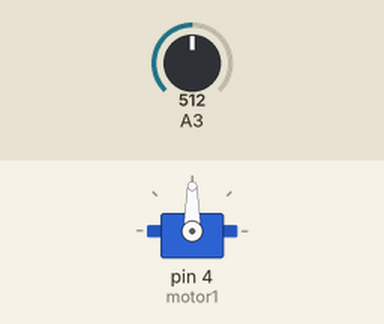
This sketch was run on a simulated Arduino Uno, built with avr-gcc and run on an emulated ATmega328P. Shown: servo. Inputs (shaded band) come from the test bench; at power-on: A3 = 512.

Above: at 1.2 s.
1.3 s: A3 set to 716
At 2.1 s:
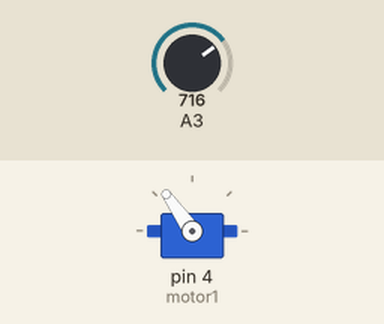
2.8 s: A3 set to 900
At 3.3 s:
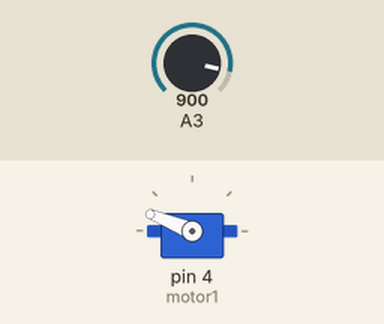
4.3 s: A3 set to 1023
At 5.5 s:
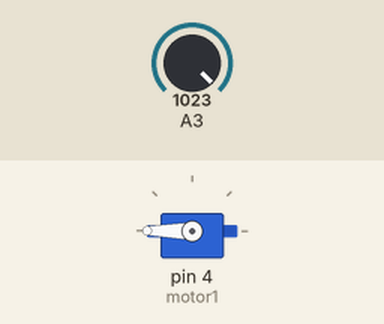
5.8 s: A3 set to 306
At 6.8 s:
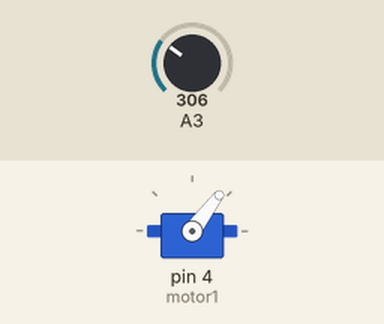
7.3 s: A3 set to 122
At 7.9 s:
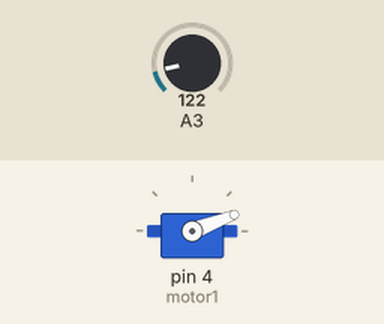
Timing chart, 0 to 9.8 s (numbered marks = the images above; inputs shaded):
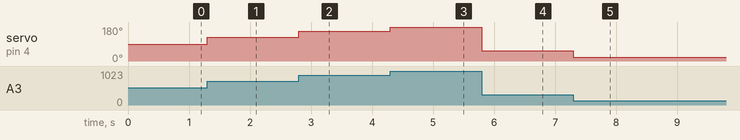

The sketch:

sketch_aug06a.ino
```cpp
#include <Servo.h>
Servo motor1;
int x;
int y;

void setup() {
  motor1.attach(4);
  pinMode(A3,INPUT);
}
void loop() {
  x = analogRead(A3);
  y = map(x,0,1023,0,180);
  motor1.write(y);
}
```

Measured:
- after the input at 1.3 s, servo on pin 4 (motor1): 90° → 125° at once
- after the input at 2.8 s, servo on pin 4 (motor1): 125° → 158° at once
- after the input at 4.3 s, servo on pin 4 (motor1): 158° → 180° at once
- after the input at 5.8 s, servo on pin 4 (motor1): 180° → 53° at once
- after the input at 7.3 s, servo on pin 4 (motor1): 53° → 21° at once
